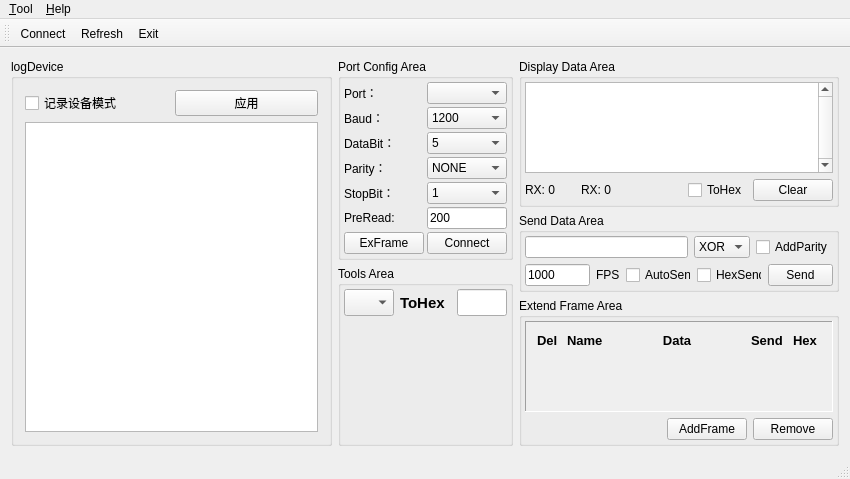
<?xml version="1.0" encoding="UTF-8"?>
<ui version="4.0">
 <class>MainWindow</class>
 <widget class="QMainWindow" name="MainWindow">
  <property name="geometry">
   <rect>
    <x>0</x>
    <y>0</y>
    <width>850</width>
    <height>479</height>
   </rect>
  </property>
  <property name="windowTitle">
   <string>Easy Serial</string>
  </property>
  <property name="windowIcon">
   <iconset resource="image.qrc">
    <normaloff>:/images/icon1.png</normaloff>:/images/icon1.png</iconset>
  </property>
  <widget class="QWidget" name="centralWidget">
   <layout class="QHBoxLayout" name="horizontalLayout_2">
    <item>
     <widget class="QGroupBox" name="groupBox_2">
      <property name="title">
       <string>logDevice</string>
      </property>
      <layout class="QVBoxLayout" name="verticalLayout_9">
       <item>
        <layout class="QVBoxLayout" name="verticalLayout_8">
         <item>
          <layout class="QHBoxLayout" name="horizontalLayout_7">
           <item>
            <widget class="QCheckBox" name="logDeviceCbx">
             <property name="text">
              <string>记录设备模式</string>
             </property>
            </widget>
           </item>
           <item>
            <widget class="QPushButton" name="logDeviceBtn">
             <property name="text">
              <string>应用</string>
             </property>
            </widget>
           </item>
          </layout>
         </item>
         <item>
          <widget class="QTextEdit" name="logDeviceTdt"/>
         </item>
        </layout>
       </item>
      </layout>
     </widget>
    </item>
    <item>
     <layout class="QVBoxLayout" name="verticalLayout_5">
      <item>
       <widget class="QGroupBox" name="configGroupBox">
        <property name="sizePolicy">
         <sizepolicy hsizetype="Minimum" vsizetype="Fixed">
          <horstretch>0</horstretch>
          <verstretch>0</verstretch>
         </sizepolicy>
        </property>
        <property name="title">
         <string>Port Config Area</string>
        </property>
        <layout class="QFormLayout" name="formLayout">
         <property name="horizontalSpacing">
          <number>3</number>
         </property>
         <property name="verticalSpacing">
          <number>3</number>
         </property>
         <property name="leftMargin">
          <number>3</number>
         </property>
         <property name="topMargin">
          <number>3</number>
         </property>
         <property name="rightMargin">
          <number>3</number>
         </property>
         <property name="bottomMargin">
          <number>3</number>
         </property>
         <item row="0" column="0">
          <widget class="QLabel" name="label_6">
           <property name="text">
            <string>Port： </string>
           </property>
          </widget>
         </item>
         <item row="0" column="1">
          <widget class="QComboBox" name="portComBox"/>
         </item>
         <item row="1" column="0">
          <widget class="QLabel" name="label_8">
           <property name="text">
            <string>Baud： </string>
           </property>
          </widget>
         </item>
         <item row="1" column="1">
          <widget class="QComboBox" name="baudComBox">
           <item>
            <property name="text">
             <string>1200</string>
            </property>
           </item>
           <item>
            <property name="text">
             <string>2400</string>
            </property>
           </item>
           <item>
            <property name="text">
             <string>4800</string>
            </property>
           </item>
           <item>
            <property name="text">
             <string>9600</string>
            </property>
           </item>
           <item>
            <property name="text">
             <string>19200</string>
            </property>
           </item>
           <item>
            <property name="text">
             <string>38400</string>
            </property>
           </item>
           <item>
            <property name="text">
             <string>57600</string>
            </property>
           </item>
           <item>
            <property name="text">
             <string>115200</string>
            </property>
           </item>
          </widget>
         </item>
         <item row="2" column="0">
          <widget class="QLabel" name="label_9">
           <property name="text">
            <string>DataBit： </string>
           </property>
          </widget>
         </item>
         <item row="2" column="1">
          <widget class="QComboBox" name="dataComBox">
           <item>
            <property name="text">
             <string>5</string>
            </property>
           </item>
           <item>
            <property name="text">
             <string>6</string>
            </property>
           </item>
           <item>
            <property name="text">
             <string>7</string>
            </property>
           </item>
           <item>
            <property name="text">
             <string>8</string>
            </property>
           </item>
          </widget>
         </item>
         <item row="3" column="0">
          <widget class="QLabel" name="label_10">
           <property name="text">
            <string>Parity： </string>
           </property>
          </widget>
         </item>
         <item row="3" column="1">
          <widget class="QComboBox" name="parComBox">
           <item>
            <property name="text">
             <string>NONE</string>
            </property>
           </item>
           <item>
            <property name="text">
             <string>EVEN</string>
            </property>
           </item>
           <item>
            <property name="text">
             <string>ODD</string>
            </property>
           </item>
           <item>
            <property name="text">
             <string>SPACE</string>
            </property>
           </item>
           <item>
            <property name="text">
             <string>MARK</string>
            </property>
           </item>
          </widget>
         </item>
         <item row="4" column="0">
          <widget class="QLabel" name="label_11">
           <property name="text">
            <string>StopBit： </string>
           </property>
          </widget>
         </item>
         <item row="4" column="1">
          <widget class="QComboBox" name="stopComBox">
           <item>
            <property name="text">
             <string>1</string>
            </property>
           </item>
           <item>
            <property name="text">
             <string>1.5</string>
            </property>
           </item>
           <item>
            <property name="text">
             <string>2</string>
            </property>
           </item>
          </widget>
         </item>
         <item row="5" column="0">
          <widget class="QLabel" name="label_12">
           <property name="text">
            <string>PreRead: </string>
           </property>
          </widget>
         </item>
         <item row="5" column="1">
          <widget class="QLineEdit" name="readTimeInterval">
           <property name="sizePolicy">
            <sizepolicy hsizetype="Ignored" vsizetype="Fixed">
             <horstretch>0</horstretch>
             <verstretch>0</verstretch>
            </sizepolicy>
           </property>
           <property name="toolTip">
            <string>读取间隔为10~5000毫秒</string>
           </property>
           <property name="text">
            <string>200</string>
           </property>
          </widget>
         </item>
         <item row="6" column="0">
          <widget class="QPushButton" name="exBtn">
           <property name="sizePolicy">
            <sizepolicy hsizetype="Minimum" vsizetype="MinimumExpanding">
             <horstretch>0</horstretch>
             <verstretch>0</verstretch>
            </sizepolicy>
           </property>
           <property name="toolTip">
            <string>点击按钮可以调出备用数据帧。</string>
           </property>
           <property name="text">
            <string>ExFrame</string>
           </property>
          </widget>
         </item>
         <item row="6" column="1">
          <widget class="QPushButton" name="openOrCloseBtn">
           <property name="sizePolicy">
            <sizepolicy hsizetype="Minimum" vsizetype="Minimum">
             <horstretch>0</horstretch>
             <verstretch>0</verstretch>
            </sizepolicy>
           </property>
           <property name="toolTip">
            <string>打开端口</string>
           </property>
           <property name="text">
            <string>Connect</string>
           </property>
           <property name="icon">
            <iconset resource="image.qrc">
             <normaloff>:/images/disconnect.png</normaloff>:/images/disconnect.png</iconset>
           </property>
          </widget>
         </item>
        </layout>
       </widget>
      </item>
      <item>
       <widget class="QGroupBox" name="groupBox">
        <property name="title">
         <string>Tools Area</string>
        </property>
        <layout class="QVBoxLayout" name="verticalLayout_3">
         <property name="spacing">
          <number>3</number>
         </property>
         <property name="leftMargin">
          <number>3</number>
         </property>
         <property name="topMargin">
          <number>3</number>
         </property>
         <property name="rightMargin">
          <number>3</number>
         </property>
         <property name="bottomMargin">
          <number>3</number>
         </property>
         <item>
          <layout class="QHBoxLayout" name="horizontalLayout_4">
           <item>
            <widget class="QComboBox" name="toolComBox">
             <property name="sizePolicy">
              <sizepolicy hsizetype="Ignored" vsizetype="Fixed">
               <horstretch>0</horstretch>
               <verstretch>0</verstretch>
              </sizepolicy>
             </property>
             <property name="font">
              <font>
               <pointsize>12</pointsize>
               <weight>75</weight>
               <bold>true</bold>
              </font>
             </property>
            </widget>
           </item>
           <item>
            <widget class="QLabel" name="label">
             <property name="font">
              <font>
               <pointsize>11</pointsize>
               <weight>75</weight>
               <bold>true</bold>
              </font>
             </property>
             <property name="text">
              <string>ToHex</string>
             </property>
            </widget>
           </item>
           <item>
            <widget class="QLineEdit" name="toolLdt">
             <property name="sizePolicy">
              <sizepolicy hsizetype="Ignored" vsizetype="Fixed">
               <horstretch>0</horstretch>
               <verstretch>0</verstretch>
              </sizepolicy>
             </property>
             <property name="font">
              <font>
               <pointsize>12</pointsize>
               <weight>75</weight>
               <bold>true</bold>
              </font>
             </property>
             <property name="readOnly">
              <bool>true</bool>
             </property>
            </widget>
           </item>
          </layout>
         </item>
         <item>
          <spacer name="verticalSpacer">
           <property name="orientation">
            <enum>Qt::Vertical</enum>
           </property>
           <property name="sizeHint" stdset="0">
            <size>
             <width>20</width>
             <height>40</height>
            </size>
           </property>
          </spacer>
         </item>
        </layout>
       </widget>
      </item>
     </layout>
    </item>
    <item>
     <layout class="QVBoxLayout" name="verticalLayout_4">
      <item>
       <widget class="QGroupBox" name="displayGroupBox">
        <property name="sizePolicy">
         <sizepolicy hsizetype="Preferred" vsizetype="Preferred">
          <horstretch>0</horstretch>
          <verstretch>0</verstretch>
         </sizepolicy>
        </property>
        <property name="title">
         <string>Display Data Area</string>
        </property>
        <layout class="QVBoxLayout" name="verticalLayout">
         <property name="leftMargin">
          <number>3</number>
         </property>
         <property name="topMargin">
          <number>3</number>
         </property>
         <property name="rightMargin">
          <number>3</number>
         </property>
         <property name="bottomMargin">
          <number>3</number>
         </property>
         <item>
          <widget class="QTextEdit" name="textEdit">
           <property name="sizePolicy">
            <sizepolicy hsizetype="Expanding" vsizetype="Expanding">
             <horstretch>0</horstretch>
             <verstretch>0</verstretch>
            </sizepolicy>
           </property>
           <property name="autoFillBackground">
            <bool>false</bool>
           </property>
           <property name="verticalScrollBarPolicy">
            <enum>Qt::ScrollBarAlwaysOn</enum>
           </property>
           <property name="horizontalScrollBarPolicy">
            <enum>Qt::ScrollBarAlwaysOff</enum>
           </property>
           <property name="sizeAdjustPolicy">
            <enum>QAbstractScrollArea::AdjustToContentsOnFirstShow</enum>
           </property>
           <property name="readOnly">
            <bool>true</bool>
           </property>
          </widget>
         </item>
         <item>
          <layout class="QGridLayout" name="gridLayout_2">
           <item row="0" column="1">
            <widget class="QLabel" name="rxCounterLbl">
             <property name="sizePolicy">
              <sizepolicy hsizetype="MinimumExpanding" vsizetype="Preferred">
               <horstretch>0</horstretch>
               <verstretch>0</verstretch>
              </sizepolicy>
             </property>
             <property name="frameShape">
              <enum>QFrame::NoFrame</enum>
             </property>
             <property name="frameShadow">
              <enum>QFrame::Sunken</enum>
             </property>
             <property name="text">
              <string>RX: 0</string>
             </property>
            </widget>
           </item>
           <item row="0" column="4">
            <widget class="QCheckBox" name="hexRecv">
             <property name="text">
              <string>ToHex</string>
             </property>
            </widget>
           </item>
           <item row="0" column="5">
            <widget class="QPushButton" name="clearBtn">
             <property name="toolTip">
              <string>清空显示区和计数器</string>
             </property>
             <property name="text">
              <string>Clear</string>
             </property>
             <property name="icon">
              <iconset resource="image.qrc">
               <normaloff>:/images/clear.png</normaloff>:/images/clear.png</iconset>
             </property>
            </widget>
           </item>
           <item row="0" column="2">
            <widget class="QLabel" name="txCounterLbl">
             <property name="sizePolicy">
              <sizepolicy hsizetype="MinimumExpanding" vsizetype="Minimum">
               <horstretch>0</horstretch>
               <verstretch>0</verstretch>
              </sizepolicy>
             </property>
             <property name="frameShape">
              <enum>QFrame::NoFrame</enum>
             </property>
             <property name="frameShadow">
              <enum>QFrame::Sunken</enum>
             </property>
             <property name="text">
              <string>RX: 0</string>
             </property>
            </widget>
           </item>
           <item row="0" column="3">
            <spacer name="horizontalSpacer_3">
             <property name="orientation">
              <enum>Qt::Horizontal</enum>
             </property>
             <property name="sizeHint" stdset="0">
              <size>
               <width>50</width>
               <height>20</height>
              </size>
             </property>
            </spacer>
           </item>
          </layout>
         </item>
        </layout>
       </widget>
      </item>
      <item>
       <widget class="QGroupBox" name="sendGroupBox">
        <property name="sizePolicy">
         <sizepolicy hsizetype="Ignored" vsizetype="Maximum">
          <horstretch>0</horstretch>
          <verstretch>0</verstretch>
         </sizepolicy>
        </property>
        <property name="title">
         <string>Send Data Area</string>
        </property>
        <layout class="QVBoxLayout" name="verticalLayout_2">
         <property name="leftMargin">
          <number>3</number>
         </property>
         <property name="topMargin">
          <number>3</number>
         </property>
         <property name="rightMargin">
          <number>3</number>
         </property>
         <property name="bottomMargin">
          <number>3</number>
         </property>
         <item>
          <layout class="QHBoxLayout" name="horizontalLayout">
           <item>
            <widget class="QLineEdit" name="sendLdt">
             <property name="text">
              <string/>
             </property>
            </widget>
           </item>
           <item>
            <widget class="QComboBox" name="checkTypeComBox">
             <item>
              <property name="text">
               <string>XOR</string>
              </property>
             </item>
            </widget>
           </item>
           <item>
            <widget class="QCheckBox" name="addCheckBox">
             <property name="text">
              <string>AddParity</string>
             </property>
            </widget>
           </item>
          </layout>
         </item>
         <item>
          <layout class="QHBoxLayout" name="horizontalLayout_3">
           <item>
            <widget class="QLineEdit" name="autoSendTime">
             <property name="enabled">
              <bool>true</bool>
             </property>
             <property name="sizePolicy">
              <sizepolicy hsizetype="MinimumExpanding" vsizetype="Fixed">
               <horstretch>0</horstretch>
               <verstretch>0</verstretch>
              </sizepolicy>
             </property>
             <property name="text">
              <string>1000</string>
             </property>
            </widget>
           </item>
           <item>
            <widget class="QLabel" name="label_13">
             <property name="text">
              <string>FPS</string>
             </property>
            </widget>
           </item>
           <item>
            <widget class="QCheckBox" name="autoSendCheckBox">
             <property name="text">
              <string>AutoSend</string>
             </property>
            </widget>
           </item>
           <item>
            <spacer name="horizontalSpacer_2">
             <property name="orientation">
              <enum>Qt::Horizontal</enum>
             </property>
             <property name="sizeHint" stdset="0">
              <size>
               <width>40</width>
               <height>20</height>
              </size>
             </property>
            </spacer>
           </item>
           <item>
            <spacer name="horizontalSpacer">
             <property name="orientation">
              <enum>Qt::Horizontal</enum>
             </property>
             <property name="sizeHint" stdset="0">
              <size>
               <width>40</width>
               <height>20</height>
              </size>
             </property>
            </spacer>
           </item>
           <item>
            <widget class="QCheckBox" name="hexSend">
             <property name="text">
              <string>HexSend</string>
             </property>
            </widget>
           </item>
           <item>
            <widget class="QPushButton" name="sendBtn">
             <property name="toolTip">
              <string>发送当前数据</string>
             </property>
             <property name="text">
              <string>Send</string>
             </property>
            </widget>
           </item>
          </layout>
         </item>
        </layout>
       </widget>
      </item>
      <item>
       <widget class="QGroupBox" name="exFrameBox">
        <property name="sizePolicy">
         <sizepolicy hsizetype="Preferred" vsizetype="Ignored">
          <horstretch>0</horstretch>
          <verstretch>0</verstretch>
         </sizepolicy>
        </property>
        <property name="title">
         <string>Extend Frame Area</string>
        </property>
        <layout class="QVBoxLayout" name="verticalLayout_7">
         <property name="leftMargin">
          <number>3</number>
         </property>
         <property name="topMargin">
          <number>3</number>
         </property>
         <property name="rightMargin">
          <number>3</number>
         </property>
         <property name="bottomMargin">
          <number>3</number>
         </property>
         <item>
          <widget class="QScrollArea" name="scrollArea">
           <property name="sizePolicy">
            <sizepolicy hsizetype="Ignored" vsizetype="Expanding">
             <horstretch>0</horstretch>
             <verstretch>0</verstretch>
            </sizepolicy>
           </property>
           <property name="acceptDrops">
            <bool>true</bool>
           </property>
           <property name="frameShape">
            <enum>QFrame::Panel</enum>
           </property>
           <property name="horizontalScrollBarPolicy">
            <enum>Qt::ScrollBarAsNeeded</enum>
           </property>
           <property name="sizeAdjustPolicy">
            <enum>QAbstractScrollArea::AdjustToContentsOnFirstShow</enum>
           </property>
           <property name="widgetResizable">
            <bool>true</bool>
           </property>
           <widget class="QWidget" name="frameBox">
            <property name="geometry">
             <rect>
              <x>0</x>
              <y>0</y>
              <width>316</width>
              <height>94</height>
             </rect>
            </property>
            <layout class="QVBoxLayout" name="verticalLayout_6">
             <item>
              <layout class="QHBoxLayout" name="horizontalLayout_5">
               <item>
                <widget class="QLabel" name="label_2">
                 <property name="sizePolicy">
                  <sizepolicy hsizetype="Maximum" vsizetype="Preferred">
                   <horstretch>0</horstretch>
                   <verstretch>0</verstretch>
                  </sizepolicy>
                 </property>
                 <property name="font">
                  <font>
                   <pointsize>10</pointsize>
                   <weight>75</weight>
                   <bold>true</bold>
                  </font>
                 </property>
                 <property name="text">
                  <string>Del </string>
                 </property>
                </widget>
               </item>
               <item>
                <widget class="QLabel" name="label_3">
                 <property name="sizePolicy">
                  <sizepolicy hsizetype="Maximum" vsizetype="Preferred">
                   <horstretch>0</horstretch>
                   <verstretch>0</verstretch>
                  </sizepolicy>
                 </property>
                 <property name="font">
                  <font>
                   <pointsize>10</pointsize>
                   <weight>75</weight>
                   <bold>true</bold>
                  </font>
                 </property>
                 <property name="text">
                  <string>Name</string>
                 </property>
                </widget>
               </item>
               <item>
                <widget class="QLabel" name="label_4">
                 <property name="font">
                  <font>
                   <pointsize>10</pointsize>
                   <weight>75</weight>
                   <bold>true</bold>
                  </font>
                 </property>
                 <property name="text">
                  <string>Data</string>
                 </property>
                 <property name="alignment">
                  <set>Qt::AlignCenter</set>
                 </property>
                </widget>
               </item>
               <item>
                <widget class="QLabel" name="label_5">
                 <property name="sizePolicy">
                  <sizepolicy hsizetype="Maximum" vsizetype="Preferred">
                   <horstretch>0</horstretch>
                   <verstretch>0</verstretch>
                  </sizepolicy>
                 </property>
                 <property name="font">
                  <font>
                   <pointsize>10</pointsize>
                   <weight>75</weight>
                   <bold>true</bold>
                  </font>
                 </property>
                 <property name="text">
                  <string>Send </string>
                 </property>
                </widget>
               </item>
               <item>
                <widget class="QLabel" name="label_7">
                 <property name="sizePolicy">
                  <sizepolicy hsizetype="Maximum" vsizetype="Preferred">
                   <horstretch>0</horstretch>
                   <verstretch>0</verstretch>
                  </sizepolicy>
                 </property>
                 <property name="font">
                  <font>
                   <pointsize>10</pointsize>
                   <weight>75</weight>
                   <bold>true</bold>
                  </font>
                 </property>
                 <property name="text">
                  <string>Hex </string>
                 </property>
                </widget>
               </item>
              </layout>
             </item>
             <item>
              <spacer name="verSpacer">
               <property name="orientation">
                <enum>Qt::Vertical</enum>
               </property>
               <property name="sizeHint" stdset="0">
                <size>
                 <width>20</width>
                 <height>316</height>
                </size>
               </property>
              </spacer>
             </item>
            </layout>
           </widget>
          </widget>
         </item>
         <item>
          <layout class="QHBoxLayout" name="horizontalLayout_6">
           <item>
            <spacer name="horizontalSpacer_4">
             <property name="orientation">
              <enum>Qt::Horizontal</enum>
             </property>
             <property name="sizeHint" stdset="0">
              <size>
               <width>40</width>
               <height>20</height>
              </size>
             </property>
            </spacer>
           </item>
           <item>
            <widget class="QPushButton" name="addFrameBtn">
             <property name="text">
              <string>AddFrame</string>
             </property>
            </widget>
           </item>
           <item>
            <widget class="QPushButton" name="deleteFrameBtn">
             <property name="text">
              <string>Remove</string>
             </property>
            </widget>
           </item>
          </layout>
         </item>
        </layout>
       </widget>
      </item>
     </layout>
    </item>
   </layout>
   <zorder>layoutWidget</zorder>
   <zorder>layoutWidget</zorder>
   <zorder>configGroupBox</zorder>
   <zorder>groupBox_2</zorder>
  </widget>
  <widget class="QMenuBar" name="menuBar">
   <property name="geometry">
    <rect>
     <x>0</x>
     <y>0</y>
     <width>850</width>
     <height>23</height>
    </rect>
   </property>
   <widget class="QMenu" name="menu_F">
    <property name="title">
     <string>&amp;Tool</string>
    </property>
    <addaction name="openPortAct"/>
    <addaction name="refreshPortAct"/>
    <addaction name="action_3"/>
    <addaction name="separator"/>
    <addaction name="closeAct"/>
   </widget>
   <widget class="QMenu" name="menu_H">
    <property name="title">
     <string>&amp;Help</string>
    </property>
    <addaction name="aboutAct"/>
   </widget>
   <addaction name="menu_F"/>
   <addaction name="menu_H"/>
  </widget>
  <widget class="QToolBar" name="mainToolBar">
   <attribute name="toolBarArea">
    <enum>TopToolBarArea</enum>
   </attribute>
   <attribute name="toolBarBreak">
    <bool>false</bool>
   </attribute>
   <addaction name="openPortAct"/>
   <addaction name="refreshPortAct"/>
   <addaction name="closeAct"/>
  </widget>
  <widget class="QStatusBar" name="statusBar"/>
  <action name="openPortAct">
   <property name="icon">
    <iconset resource="image.qrc">
     <normaloff>:/images/disconnect.png</normaloff>:/images/disconnect.png</iconset>
   </property>
   <property name="text">
    <string>Connect</string>
   </property>
  </action>
  <action name="closeAct">
   <property name="icon">
    <iconset resource="image.qrc">
     <normaloff>:/images/exit.png</normaloff>:/images/exit.png</iconset>
   </property>
   <property name="text">
    <string>E&amp;xit</string>
   </property>
  </action>
  <action name="refreshPortAct">
   <property name="icon">
    <iconset resource="image.qrc">
     <normaloff>:/images/MB_0015_reload.png</normaloff>:/images/MB_0015_reload.png</iconset>
   </property>
   <property name="text">
    <string>Refresh</string>
   </property>
  </action>
  <action name="aboutAct">
   <property name="icon">
    <iconset resource="image.qrc">
     <normaloff>:/images/icon1.png</normaloff>:/images/icon1.png</iconset>
   </property>
   <property name="text">
    <string>&amp;About</string>
   </property>
  </action>
  <action name="configInAct">
   <property name="text">
    <string>LoadConfigration</string>
   </property>
  </action>
  <action name="configOutAct">
   <property name="text">
    <string>SaveConfigration</string>
   </property>
  </action>
  <action name="action_3">
   <property name="text">
    <string>ExtendFrame</string>
   </property>
   <property name="toolTip">
    <string>Exted Frame</string>
   </property>
  </action>
 </widget>
 <layoutdefault spacing="6" margin="11"/>
 <tabstops>
  <tabstop>portComBox</tabstop>
  <tabstop>baudComBox</tabstop>
  <tabstop>dataComBox</tabstop>
  <tabstop>parComBox</tabstop>
  <tabstop>stopComBox</tabstop>
  <tabstop>readTimeInterval</tabstop>
  <tabstop>openOrCloseBtn</tabstop>
  <tabstop>exBtn</tabstop>
  <tabstop>sendLdt</tabstop>
  <tabstop>sendBtn</tabstop>
  <tabstop>addCheckBox</tabstop>
  <tabstop>checkTypeComBox</tabstop>
  <tabstop>hexSend</tabstop>
  <tabstop>autoSendCheckBox</tabstop>
  <tabstop>autoSendTime</tabstop>
  <tabstop>hexRecv</tabstop>
  <tabstop>clearBtn</tabstop>
  <tabstop>textEdit</tabstop>
  <tabstop>scrollArea</tabstop>
  <tabstop>addFrameBtn</tabstop>
  <tabstop>deleteFrameBtn</tabstop>
  <tabstop>toolComBox</tabstop>
  <tabstop>toolLdt</tabstop>
 </tabstops>
 <resources>
  <include location="image.qrc"/>
 </resources>
 <connections/>
</ui>
